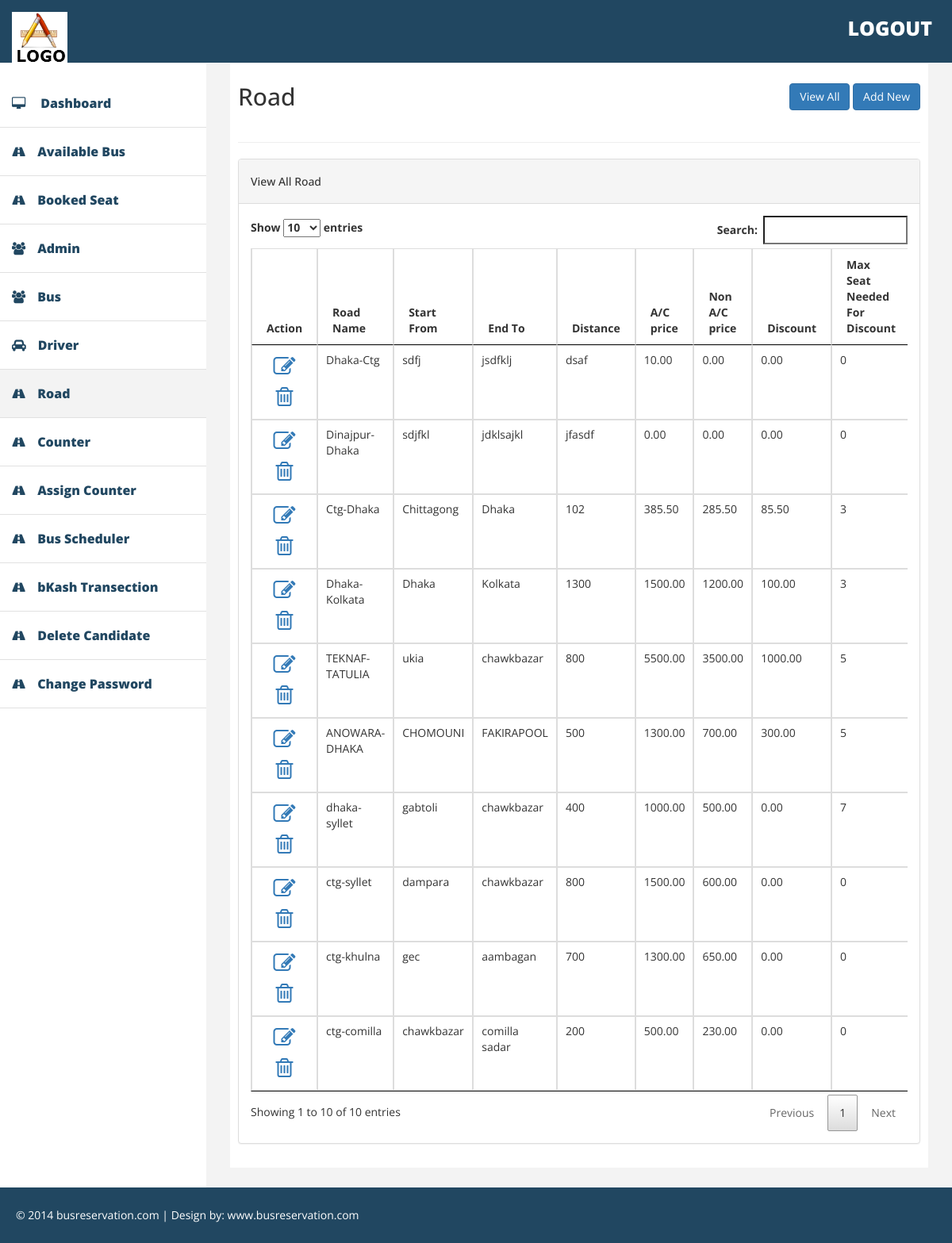
The page /admin/road.php (signed in) on the database its author committed.
### tables this page shows
CREATE TABLE IF NOT EXISTS `road` (
  `id_road` int(11) NOT NULL,
  `road_name` varchar(255) NOT NULL,
  `start_from` varchar(255) NOT NULL,
  `end_to` varchar(255) NOT NULL,
  `distance` varchar(100) NOT NULL,
  `ac_price` decimal(20,2) NOT NULL,
  `non_ac_price` double(20,2) NOT NULL,
  `discount_amount` decimal(20,2) NOT NULL,
  `max_seat_needed_for_discount` int(11) NOT NULL,
  `max_seat_can_booked` int(11) NOT NULL,
  `details` text NOT NULL,
  `is_active` tinyint(4) NOT NULL
);

### classes/DbHelper.php (called while the page is built, shortened)
<?php
class DbHelper{
    private $db_connect;
    public function __construct() {
		$host_name='localhost';
		$user_name='root';
		$password='';
		$db_name='reservation';
		$this->db_connect=  mysqli_connect($host_name,$user_name,$password,$db_name);
    }
	public function getAll( $table_name ) {
		$query_str = " SELECT * FROM ".$table_name;
		$sql_query = mysqli_query( $this->db_connect, $query_str );
		return $sql_query;
	}
}

### admin/road.php (the view, shortened to what this page needs)
<?php
include('include/header.php');
include('../classes/DbHelper.php');
$dbHelper = new DbHelper();
$results = $dbHelper->getAll("road");
?>
            <div id="page-wrapper" >
                <div id="page-inner">
                    <div class="row">
                        <div class="col-md-8">
                            <h2>Road</h2>
                        </div>
                        <div class="col-md-4">
                            <div class="form-group text-right" style="margin:20px 0;">
                                <a href="" class="btn btn-primary">View All</a>
                                <a href="#add-new-section" class="btn btn-primary show-section">Add New</a>
                            </div>
                        </div>
                    </div>
                    <hr />
                    <div class="row section" id="view-all-section">
                        <div class="col-md-12">
                            <div class="panel panel-default">
                                <div class="panel-heading">
                                    <h5>View All Road</h5>
                                </div>
                                <div class="panel-body">
                                     <div class="table-responsive">
                                      <table class="table table-bordered">
                                        <thead>
                                          <tr>
                                            <th>Action</th>
                                            <th>Road Name</th>
                                            <th>Start From</th>
                                            <th>End To</th>
                                            <th>Distance</th>
                                            <th>A/C price</th>
                                            <th>Non A/C price</th>
                                            <th>Discount</th>
                                            <th>Max Seat Needed For Discount</th>
                                          </tr>
                                        </thead>
                                        <tbody>
                                        <?php
                                            while( $row = mysqli_fetch_array( $results ) ) {
                                                ?>
                                                  <tr>
                                                    <td class="text-center"><a class="edit-item" href="<?php echo $row['id_road']; ?>"><i class="fa fa-2x fa-edit"></i></a> <a class="delete-item" href="<?php echo $row['id_road']; ?>"><i class="fa fa-2x fa-trash-o"></i></a></td>
                                                    <td><?php echo $row['road_name']; ?></td>
                                                    <td><?php echo $row['start_from']; ?></td>
                                                    <td><?php echo $row['end_to']; ?></td>
                                                    <td><?php echo $row['distance']; ?></td>
                                                    <td><?php echo $row['ac_price']; ?></td>
                                                    <td><?php echo $row['non_ac_price']; ?></td>
                                                    <td><?php echo $row['discount_amount']; ?></td>
                                                    <td><?php echo $row['max_seat_needed_for_discount']; ?></td>
                                                  </tr>
                                                <?php
                                            }
                                        ?>
                                        </tbody>
                                      </table>
                                    </div>
                                </div>
                            </div>
                        </div>
                    </div>
                </div>
            </div>
<?php
include('include/footer.php');
?>

### assets/admin_assets/css/datatable.css (style rules this page uses)
table.dataTable { width:100%;margin:0 auto;clear:both;border-collapse:separate;border-spacing:0 }
table.dataTable thead th,table.dataTable tfoot th { font-weight:bold }
table.dataTable thead th,table.dataTable thead td { padding:10px 18px;border-bottom:1px solid #111 }
table.dataTable thead .sorting,table.dataTable thead .sorting_asc,table.dataTable thead .sorting_desc,table.dataTable thead .sorting_asc_disabled,table.dataTable thead .sorting_desc_disabled { cursor:pointer;*cursor:hand }
table.dataTable thead .sorting,table.dataTable thead .sorting_asc,table.dataTable thead .sorting_desc,table.dataTable thead .sorting_asc_disabled,table.dataTable thead .sorting_desc_disabled { background-repeat:no-repeat;background-position:center right }
table.dataTable thead .sorting { background-image:url("../images/sort_both.png") }
table.dataTable thead .sorting_asc { background-image:url("../images/sort_asc.png") }
table.dataTable tbody tr { background-color:#ffffff }
table.dataTable tbody th,table.dataTable tbody td { padding:8px 10px }
table.dataTable.no-footer { border-bottom:1px solid #111 }
table.dataTable,table.dataTable th,table.dataTable td { -webkit-box-sizing:content-box;box-sizing:content-box }

### assets/admin_assets/css/custom.css (style rules this page uses)
body { font-family: 'Open Sans', sans-serif; line-height:30px; }
#page-wrapper { padding: 15px 15px; min-height: 600px; background:#F3F3F3; }
#page-inner { width:100%; margin:10px 20px 10px 0px; background-color:#fff!important; padding:10px; min-height:700px; }
.fa { padding:5px; }
@media (min-width:768px) { #page-wrapper { margin: 0 0 0 260px; padding: 15px 30px; min-height: 1050px; } }

### rows shown on the page
road: road_name "Dhaka-Ctg", start_from "sdfj", end_to "jsdfklj", distance "dsaf", ac_price "10.00", non_ac_price "0.00", discount_amount "0.00", max_seat_needed_for_discount "0"
road: road_name "Dinajpur-Dhaka", start_from "sdjfkl", end_to "jdklsajkl", distance "jfasdf", ac_price "0.00", non_ac_price "0.00", discount_amount "0.00", max_seat_needed_for_discount "0"
road: road_name "Ctg-Dhaka", start_from "Chittagong", end_to "Dhaka", distance "102", ac_price "385.50", non_ac_price "285.50", discount_amount "85.50", max_seat_needed_for_discount "3"
road: road_name "Dhaka-Kolkata", start_from "Dhaka", end_to "Kolkata", distance "1300", ac_price "1500.00", non_ac_price "1200.00", discount_amount "100.00", max_seat_needed_for_discount "3"
road: road_name "TEKNAF-TATULIA", start_from "ukia", end_to "chawkbazar", distance "800", ac_price "5500.00", non_ac_price "3500.00", discount_amount "1000.00", max_seat_needed_for_discount "5"
road: road_name "ANOWARA-DHAKA", start_from "CHOMOUNI", end_to "FAKIRAPOOL", distance "500", ac_price "1300.00", non_ac_price "700.00", discount_amount "300.00", max_seat_needed_for_discount "5"
road: road_name "dhaka-syllet", start_from "gabtoli", end_to "chawkbazar", distance "400", ac_price "1000.00", non_ac_price "500.00", discount_amount "0.00", max_seat_needed_for_discount "7"
road: road_name "ctg-syllet", start_from "dampara", end_to "chawkbazar", distance "800", ac_price "1500.00", non_ac_price "600.00", discount_amount "0.00", max_seat_needed_for_discount "0"
road: road_name "ctg-khulna", start_from "gec", end_to "aambagan", distance "700", ac_price "1300.00", non_ac_price "650.00", discount_amount "0.00", max_seat_needed_for_discount "0"
road: road_name "ctg-comilla", start_from "chawkbazar", end_to "comilla sadar", distance "200", ac_price "500.00", non_ac_price "230.00", discount_amount "0.00", max_seat_needed_for_discount "0"
